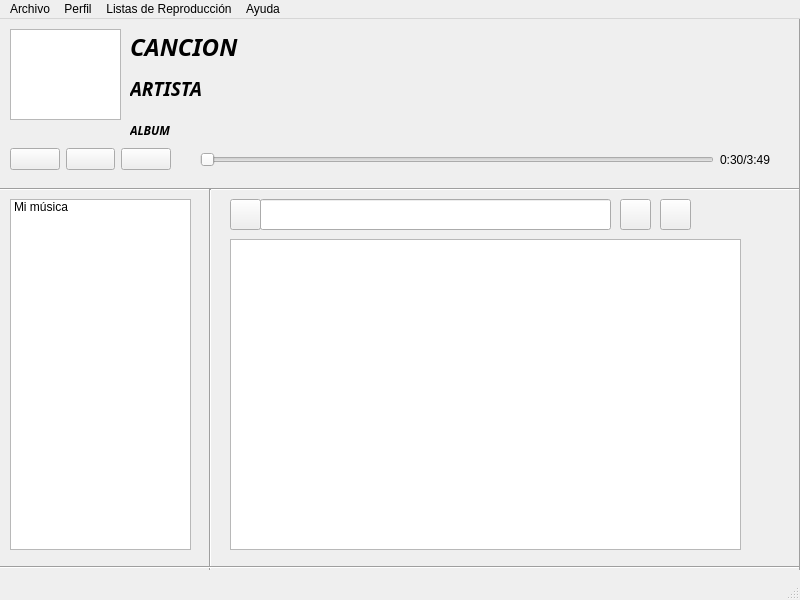
<?xml version="1.0" encoding="UTF-8"?>
<ui version="4.0">
 <class>MainWindow</class>
 <widget class="QMainWindow" name="MainWindow">
  <property name="geometry">
   <rect>
    <x>0</x>
    <y>0</y>
    <width>800</width>
    <height>600</height>
   </rect>
  </property>
  <property name="windowTitle">
   <string>MainWindow</string>
  </property>
  <widget class="QWidget" name="centralwidget">
   <widget class="Line" name="lineHorizontal">
    <property name="geometry">
     <rect>
      <x>0</x>
      <y>160</y>
      <width>801</width>
      <height>21</height>
     </rect>
    </property>
    <property name="orientation">
     <enum>Qt::Horizontal</enum>
    </property>
   </widget>
   <widget class="QWidget" name="horizontalLayoutWidget">
    <property name="geometry">
     <rect>
      <x>10</x>
      <y>120</y>
      <width>161</width>
      <height>41</height>
     </rect>
    </property>
    <layout class="QHBoxLayout" name="btnLayout">
     <item>
      <widget class="QPushButton" name="btnAtrasar">
       <property name="text">
        <string/>
       </property>
       <property name="icon">
        <iconset>
         <normaloff>../../img/Knob Fast Rewind.png</normaloff>../../img/Knob Fast Rewind.png</iconset>
       </property>
      </widget>
     </item>
     <item>
      <widget class="QPushButton" name="btnPlay">
       <property name="text">
        <string/>
       </property>
       <property name="icon">
        <iconset>
         <normaloff>../../img/Knob Play.png</normaloff>../../img/Knob Play.png</iconset>
       </property>
      </widget>
     </item>
     <item>
      <widget class="QPushButton" name="btnAdelantar">
       <property name="text">
        <string/>
       </property>
       <property name="icon">
        <iconset>
         <normaloff>../../img/Knob Fast Forward.png</normaloff>../../img/Knob Fast Forward.png</iconset>
       </property>
      </widget>
     </item>
    </layout>
   </widget>
   <widget class="QWidget" name="horizontalLayoutWidget_2">
    <property name="geometry">
     <rect>
      <x>200</x>
      <y>120</y>
      <width>571</width>
      <height>41</height>
     </rect>
    </property>
    <layout class="QHBoxLayout" name="musicLayout">
     <item>
      <widget class="QSlider" name="musicProgress">
       <property name="orientation">
        <enum>Qt::Horizontal</enum>
       </property>
      </widget>
     </item>
     <item>
      <widget class="QLabel" name="musicTime">
       <property name="text">
        <string>0:30/3:49</string>
       </property>
      </widget>
     </item>
    </layout>
   </widget>
   <widget class="QGraphicsView" name="gvImagen">
    <property name="geometry">
     <rect>
      <x>10</x>
      <y>10</y>
      <width>111</width>
      <height>91</height>
     </rect>
    </property>
   </widget>
   <widget class="QWidget" name="verticalLayoutWidget">
    <property name="geometry">
     <rect>
      <x>130</x>
      <y>10</y>
      <width>160</width>
      <height>119</height>
     </rect>
    </property>
    <layout class="QVBoxLayout" name="datosLayout">
     <item>
      <widget class="QLabel" name="lblTitulo">
       <property name="font">
        <font>
         <family>Kinnari</family>
         <pointsize>18</pointsize>
         <weight>75</weight>
         <italic>true</italic>
         <bold>true</bold>
        </font>
       </property>
       <property name="text">
        <string>CANCION</string>
       </property>
      </widget>
     </item>
     <item>
      <widget class="QLabel" name="lblArtista">
       <property name="font">
        <font>
         <family>Kinnari</family>
         <pointsize>14</pointsize>
         <weight>75</weight>
         <italic>true</italic>
         <bold>true</bold>
        </font>
       </property>
       <property name="text">
        <string>ARTISTA</string>
       </property>
      </widget>
     </item>
     <item>
      <widget class="QLabel" name="lblAlbum">
       <property name="font">
        <font>
         <family>Kinnari</family>
         <weight>75</weight>
         <italic>true</italic>
         <bold>true</bold>
        </font>
       </property>
       <property name="text">
        <string>ALBUM</string>
       </property>
      </widget>
     </item>
    </layout>
   </widget>
   <widget class="QWidget" name="verticalLayoutWidget_2">
    <property name="geometry">
     <rect>
      <x>230</x>
      <y>220</y>
      <width>511</width>
      <height>311</height>
     </rect>
    </property>
    <layout class="QVBoxLayout" name="listaLayout">
     <item>
      <widget class="QListView" name="lvListaRep"/>
     </item>
    </layout>
   </widget>
   <widget class="QPushButton" name="btnSearch">
    <property name="geometry">
     <rect>
      <x>230</x>
      <y>180</y>
      <width>31</width>
      <height>31</height>
     </rect>
    </property>
    <property name="text">
     <string/>
    </property>
    <property name="icon">
     <iconset>
      <normaloff>../../img/Knob Search.png</normaloff>../../img/Knob Search.png</iconset>
    </property>
   </widget>
   <widget class="QLineEdit" name="leSearch">
    <property name="geometry">
     <rect>
      <x>260</x>
      <y>180</y>
      <width>351</width>
      <height>31</height>
     </rect>
    </property>
   </widget>
   <widget class="QPushButton" name="btnDelete">
    <property name="geometry">
     <rect>
      <x>660</x>
      <y>180</y>
      <width>31</width>
      <height>31</height>
     </rect>
    </property>
    <property name="text">
     <string/>
    </property>
    <property name="icon">
     <iconset>
      <normaloff>../../img/Knob Remove Red.png</normaloff>../../img/Knob Remove Red.png</iconset>
    </property>
   </widget>
   <widget class="QPushButton" name="btnAdd">
    <property name="geometry">
     <rect>
      <x>620</x>
      <y>180</y>
      <width>31</width>
      <height>31</height>
     </rect>
    </property>
    <property name="text">
     <string/>
    </property>
    <property name="icon">
     <iconset>
      <normaloff>../../img/Knob Add.png</normaloff>../../img/Knob Add.png</iconset>
    </property>
   </widget>
   <widget class="Line" name="line">
    <property name="geometry">
     <rect>
      <x>200</x>
      <y>170</y>
      <width>20</width>
      <height>381</height>
     </rect>
    </property>
    <property name="orientation">
     <enum>Qt::Vertical</enum>
    </property>
   </widget>
   <widget class="QListWidget" name="listWidget">
    <property name="geometry">
     <rect>
      <x>10</x>
      <y>180</y>
      <width>181</width>
      <height>351</height>
     </rect>
    </property>
    <item>
     <property name="text">
      <string>Mi música</string>
     </property>
    </item>
   </widget>
   <widget class="Line" name="line_2">
    <property name="geometry">
     <rect>
      <x>0</x>
      <y>540</y>
      <width>911</width>
      <height>16</height>
     </rect>
    </property>
    <property name="orientation">
     <enum>Qt::Horizontal</enum>
    </property>
   </widget>
   <widget class="Line" name="line_3">
    <property name="geometry">
     <rect>
      <x>790</x>
      <y>0</y>
      <width>20</width>
      <height>551</height>
     </rect>
    </property>
    <property name="orientation">
     <enum>Qt::Vertical</enum>
    </property>
   </widget>
  </widget>
  <widget class="QMenuBar" name="menubar">
   <property name="geometry">
    <rect>
     <x>0</x>
     <y>0</y>
     <width>800</width>
     <height>25</height>
    </rect>
   </property>
   <widget class="QMenu" name="menuArchivo">
    <property name="title">
     <string>Archivo</string>
    </property>
    <addaction name="actionImportar"/>
    <addaction name="separator"/>
    <addaction name="actionNueva_Lista_De_Reproduccion"/>
    <addaction name="separator"/>
    <addaction name="actionNuevo_Usuario"/>
   </widget>
   <widget class="QMenu" name="menuUsuario">
    <property name="title">
     <string>Perfil</string>
    </property>
    <addaction name="actionCambiar_Contrase_a"/>
    <addaction name="actionCambiar_Nombre_de_Usuario"/>
    <addaction name="separator"/>
    <addaction name="actionNuevo_Perfil"/>
    <addaction name="separator"/>
    <addaction name="actionCerrar_sesion"/>
   </widget>
   <widget class="QMenu" name="menuAyuda">
    <property name="title">
     <string>Ayuda</string>
    </property>
    <addaction name="actionTutorial"/>
    <addaction name="actionAcerca_de"/>
   </widget>
   <widget class="QMenu" name="menuListas_de_Reproducci_n">
    <property name="title">
     <string>Listas de Reproducción</string>
    </property>
    <addaction name="actionNueva_Lista_de_Reproducci_n"/>
    <addaction name="actionGuardar"/>
    <addaction name="actionEliminar_Lista_de_Reproducci_n"/>
   </widget>
   <addaction name="menuArchivo"/>
   <addaction name="menuUsuario"/>
   <addaction name="menuListas_de_Reproducci_n"/>
   <addaction name="menuAyuda"/>
  </widget>
  <widget class="QStatusBar" name="statusbar"/>
  <action name="actionImportar">
   <property name="icon">
    <iconset>
     <normaloff>../../img/Knob Snapback.png</normaloff>../../img/Knob Snapback.png</iconset>
   </property>
   <property name="text">
    <string>Importar</string>
   </property>
   <property name="iconVisibleInMenu">
    <bool>true</bool>
   </property>
  </action>
  <action name="actionNueva_Lista_De_Reproduccion">
   <property name="icon">
    <iconset>
     <normaloff>../../img/Knob Orange.png</normaloff>../../img/Knob Orange.png</iconset>
   </property>
   <property name="text">
    <string>Preferencias</string>
   </property>
   <property name="iconVisibleInMenu">
    <bool>true</bool>
   </property>
  </action>
  <action name="actionEditar_Lista_De_Reproduccion">
   <property name="icon">
    <iconset>
     <normaloff>../../img/Knob Valid Blue.png</normaloff>../../img/Knob Valid Blue.png</iconset>
   </property>
   <property name="text">
    <string>Editar Lista De Reproduccion</string>
   </property>
   <property name="iconVisibleInMenu">
    <bool>true</bool>
   </property>
  </action>
  <action name="actionEliminar_lista_De_Reproduccion">
   <property name="icon">
    <iconset>
     <normaloff>../../img/Knob Cancel.png</normaloff>../../img/Knob Cancel.png</iconset>
   </property>
   <property name="text">
    <string>Eliminar lista De Reproduccion</string>
   </property>
   <property name="iconVisibleInMenu">
    <bool>true</bool>
   </property>
  </action>
  <action name="actionNuevo_Usuario">
   <property name="icon">
    <iconset>
     <normaloff>../../img/Knob Red.png</normaloff>../../img/Knob Red.png</iconset>
   </property>
   <property name="text">
    <string>Cerrar</string>
   </property>
   <property name="iconVisibleInMenu">
    <bool>true</bool>
   </property>
  </action>
  <action name="actionNuevo_Usuario_2">
   <property name="text">
    <string>Juan</string>
   </property>
  </action>
  <action name="actionCambiar_Contrase_a">
   <property name="icon">
    <iconset>
     <normaloff>../../img/Knob Grey.png</normaloff>../../img/Knob Grey.png</iconset>
   </property>
   <property name="text">
    <string>Cambiar Contraseña</string>
   </property>
   <property name="iconVisibleInMenu">
    <bool>true</bool>
   </property>
  </action>
  <action name="actionCambiar_Nombre_de_Usuario">
   <property name="icon">
    <iconset>
     <normaloff>../../img/Knob Green.png</normaloff>../../img/Knob Green.png</iconset>
   </property>
   <property name="text">
    <string>Cambiar Nombre de Perfil</string>
   </property>
   <property name="iconVisibleInMenu">
    <bool>true</bool>
   </property>
  </action>
  <action name="actionCerrar_sesion">
   <property name="icon">
    <iconset>
     <normaloff>../../img/Knob Record Off.png</normaloff>../../img/Knob Record Off.png</iconset>
   </property>
   <property name="text">
    <string>Cerrar sesion</string>
   </property>
   <property name="iconVisibleInMenu">
    <bool>true</bool>
   </property>
  </action>
  <action name="actionNuevo_Perfil">
   <property name="icon">
    <iconset>
     <normaloff>../../img/Knob Purple.png</normaloff>../../img/Knob Purple.png</iconset>
   </property>
   <property name="text">
    <string>Nuevo Perfil</string>
   </property>
   <property name="iconVisibleInMenu">
    <bool>true</bool>
   </property>
  </action>
  <action name="actionTutorial">
   <property name="icon">
    <iconset>
     <normaloff>../../img/Knob Help.png</normaloff>../../img/Knob Help.png</iconset>
   </property>
   <property name="text">
    <string>Manual</string>
   </property>
   <property name="iconVisibleInMenu">
    <bool>true</bool>
   </property>
  </action>
  <action name="actionAcerca_de">
   <property name="icon">
    <iconset>
     <normaloff>../../img/Knob Info.png</normaloff>../../img/Knob Info.png</iconset>
   </property>
   <property name="text">
    <string>Acerca de...</string>
   </property>
   <property name="iconVisibleInMenu">
    <bool>true</bool>
   </property>
  </action>
  <action name="actionNueva_Lista_de_Reproducci_n">
   <property name="icon">
    <iconset>
     <normaloff>../../img/Knob Add.png</normaloff>../../img/Knob Add.png</iconset>
   </property>
   <property name="text">
    <string>Nueva Lista de Reproducción</string>
   </property>
   <property name="iconVisibleInMenu">
    <bool>true</bool>
   </property>
  </action>
  <action name="actionGuardar">
   <property name="icon">
    <iconset>
     <normaloff>../../img/Knob Download.png</normaloff>../../img/Knob Download.png</iconset>
   </property>
   <property name="text">
    <string>Guardar </string>
   </property>
   <property name="iconVisibleInMenu">
    <bool>true</bool>
   </property>
  </action>
  <action name="actionEliminar_Lista_de_Reproducci_n">
   <property name="icon">
    <iconset>
     <normaloff>../../img/Knob Cancel.png</normaloff>../../img/Knob Cancel.png</iconset>
   </property>
   <property name="text">
    <string>Eliminar Lista de Reproducción</string>
   </property>
   <property name="iconVisibleInMenu">
    <bool>true</bool>
   </property>
  </action>
 </widget>
 <resources/>
 <connections/>
</ui>
